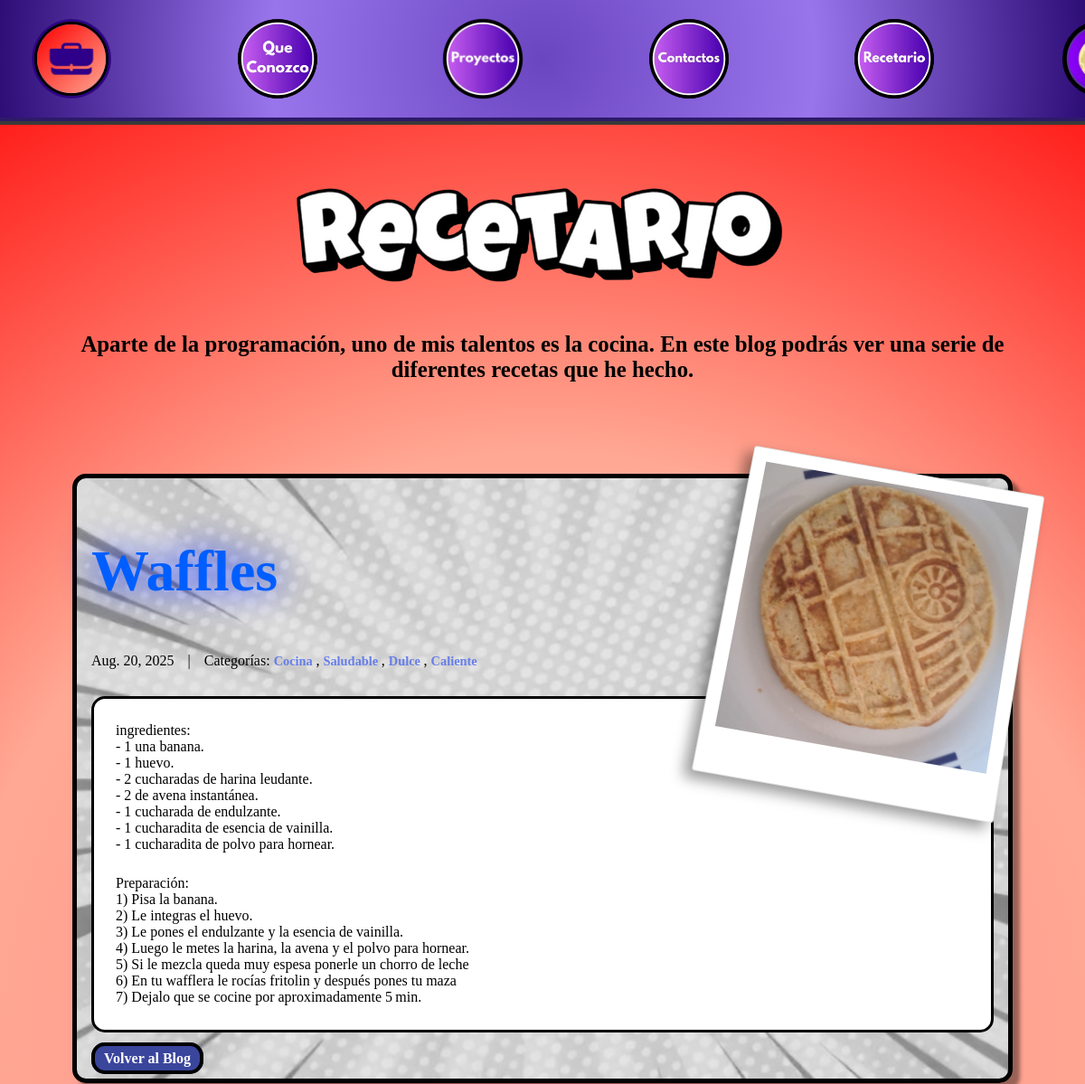
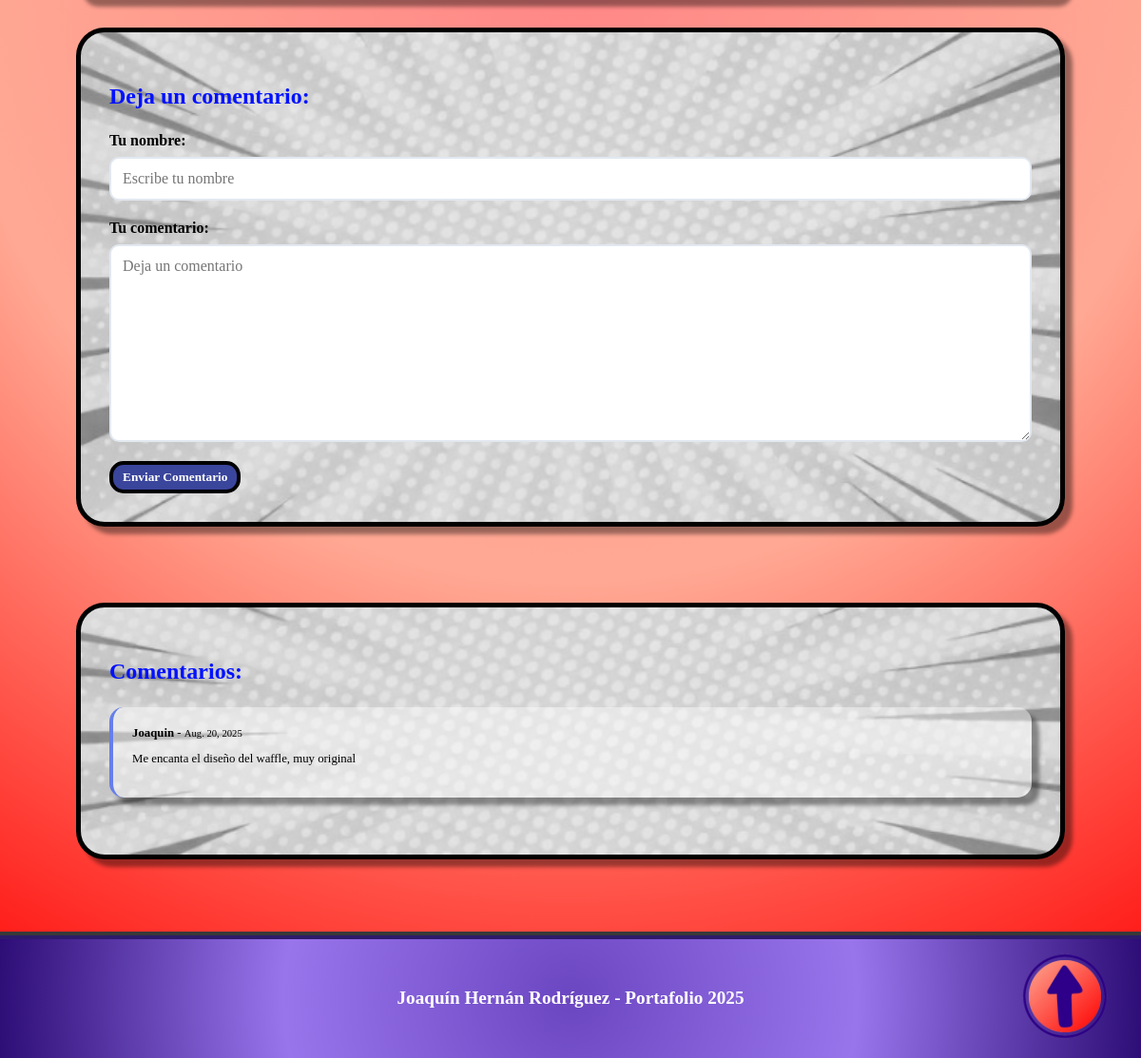
The page /blog/post/5/ on the database its author committed (2 pictures, top to bottom).
### blog/models.py (models this page shows, shortened)
class Post(models.Model):
    title = models.CharField(max_length=255)
    body = models.TextField()
    created_on = models.DateTimeField(auto_now_add=True)
    last_modified = models.DateTimeField(auto_now=True)
    categories = models.ManyToManyField("Category", related_name="posts")
    image = models.ImageField(upload_to='blog_images/', blank=True, null=True)

class Category(models.Model):
    name = models.CharField(max_length=30)
    class Meta:
        verbose_name_plural = "categories"

class Comment(models.Model):
    author = models.CharField(max_length=60)
    body = models.CharField(max_length=2000)
    created_on = models.DateTimeField(auto_now_add=True)
    post = models.ForeignKey("Post", on_delete=models.CASCADE)

### blog/views.py (the view, shortened to what this page needs)
# urls.py: path("post/<int:pk>/", views.blog_detail, name="blog_detail"),
def blog_detail(request, pk):
    post = Post.objects.get(pk=pk)
    form = CommentForm()
    comments = Comment.objects.filter(post=post)
    context = {
        "post": post,
        "comments": comments,
        "form": CommentForm(),
    }
    return render(request, "blog/detail.html", context)

### blog/forms.py
class CommentForm(forms.Form):
    author = forms.CharField(
        max_length=60,
        widget=forms.TextInput(
            attrs={"class": "form-control", "placeholder": "Escribe tu nombre"}
        ),
    )
    body = forms.CharField(
        max_length= 2000,
        widget=forms.Textarea(
            attrs={"class": "form-control", "placeholder": "Deja un comentario"}
        )
    )

### templates/blog/detail.html (shortened to what this page needs)
{% extends "blog.html" %}
{% load static %}
{% block page_content %}
  <div class="post-detail">
    <article class="post-full" style="background-image: url('{% static 'Portafolio/assets/Fondos/Fondo Blanco.png' %}'); background-size: cover; background-position: center;">
      {% if post.image %}
        <div class="foto-instantanea">
          <div class="foto-frame">
            <img src="{{ post.image.url }}" alt="{{ post.title }}" class="foto-imagen">
          </div>
        </div>
      {% endif %}
      <div class="post-header">
        <h1 class="post-title-detail">{{ post.title }}</h1>
        <div class="post-meta-detail">
          <span class="post-date">{{ post.created_on.date }}</span>
          <span class="separator">|</span>
          <span class="post-categories">Categorías:
            {% for category in post.categories.all %}
              <a href="{% url 'blog:blog_category' category.name %}" class="categoria">
                {{ category.name }}
              </a>{% if not forloop.last %}, {% endif %}
            {% endfor %}
          </span>
        </div>
      </div>
      <div class="post-content-detail">
        <p>{{ post.body | linebreaks }}</p>
      </div>
      <div class="navigation-links">
        <a href="{% url 'blog:blog_index' %}" class="volver">Volver al Blog</a>
      </div>
    </article>
    <div class="comments-section" style="background-image: url('{% static 'Portafolio/assets/Fondos/Fondo Blanco.png' %}'); background-size: cover; background-position: center;">
      <h3 class="comments-title">Deja un comentario:</h3>
      <form method="post" class="comment-form">
        <div class="form-group">
          <label for="{{ form.author.id_for_label }}">Tu nombre:</label>
          {{ form.author }}
        </div>
        <div class="form-group">
          <label for="{{ form.body.id_for_label }}">Tu comentario:</label>
          {{ form.body }}
        </div>
        <button type="submit" class="enviar-comentario">Enviar Comentario</button>
      </form>
    </div>
    {% if comments %}
    <div class="comments-list" style="background-image: url('{% static 'Portafolio/assets/Fondos/Fondo Blanco.png' %}'); background-size: cover; background-position: center;">
      <h3 class="comments-title">Comentarios:</h3>
      {% for comment in comments %}
        <div class="comment">
          <div class="comment-meta">
            <strong>{{ comment.author }}</strong> - <small>{{ comment.created_on.date }}</small>
          </div>
          <div class="comment-body">
            <p>{{ comment.body | linebreaks }}</p>
          </div>
        </div>
      {% endfor %}
    </div>
    {% endif %}
  </div>
{% endblock page_content %}

### Portafolio/static/Portafolio/css/base.css (style rules this page uses)
html { scroll-behavior: smooth; }
body { margin: 0; padding: 0; height: 100%; transition: background-color 0.3s ease; font-family: 'Baloo 2', cursive; }
h1, h2, h3, .Barra ul li a { font-family: 'Bangers', cursive; }

### Portafolio/static/Portafolio/css/blog.css (style rules this page uses)
body { background: radial-gradient(circle,#ff8686, #ffa994, #ff0000); }
.categoria { font-size: 0.9rem; color: #667eea; text-decoration: none; font-weight: bold; transition: color 0.3s ease; }
.post-detail { padding-left: 5rem; padding-right: 5rem; display: grid; gap: 30px; margin: 30px auto; max-width: 1200px; }
.post-full { border-radius: 20px; padding: 20px; border: 5px solid #000000; box-shadow: 8px 8px 4px rgba(0, 0, 0, 0.4); border-radius: 15px; padding: 0.8rem 1rem; }
.post-title-detail { color: #005eff; text-align: start; text-shadow: 0 0 40px #0022ff; font-family: 'Bangers', cursive; font-size: 4rem; }
.post-meta-detail { color: rgb(0, 0, 0); font-size: 1em; margin-bottom: 30px; display: flex; align-items: center; gap: 15px; }
.post-content-detail { color: #000000; font-size: 1rem; gap: 0.5rem; background-color: white; border: 3px solid #000000; border-radius: 15px; padding: 0.1rem 1.5rem; }
.post-content-detail p { margin-bottom: 25px; }
.navigation-links { margin-top: 20px; }
.volver { font-weight: bold; background-color: #3a459c; border-radius: 15px; border: 4px solid #000; color: white; padding: 5px 10px; text-decoration: none; transition: all 0.3s ease; margin-bottom: 25px; }
.comments-section, .comments-list { padding: 30px; border: 5px solid #000000; box-shadow: 8px 8px 4px rgba(0, 0, 0, 0.4); border-radius: 30px; margin-bottom: 50px; }
.comments-title { color: #0011ff; font-size: 1.5rem; gap: 0.5rem; }
.comment-form { display: grid; gap: 20px; }
.form-group { display: grid; gap: 8px; }
.form-group label { color: #000000; font-weight: bold; }
.form-group input, .form-group textarea { font-family: 'Bangers', cursive; padding: 12px; border: 2px solid #e2e8f0; border-radius: 10px; font-size: 1em; transition: border-color 0.3s ease; }
.form-group textarea { min-height: 120px; resize: vertical; }
.enviar-comentario { font-family: 'Bangers', cursive; justify-self: start; font-weight: bold; background-color: #3a459c; border-radius: 15px; border: 4px solid #000; color: white; padding: 5px 10px; text-decoration: none; transition: all 0.3s ease; }
.comment { max-width: 1200px; padding: 20px; border-left: 4px solid #667eea; font-size: 0.8rem; color: #000000; margin-bottom: 30px; background-color: rgba(255, 255, 255, 0.402); box-shadow: 8px 8px 4px rgba(0, 0, 0, 0.4); border-radius: 15px; }
.comment-meta { font-size: 0.8rem; color: #000000; }
.comment-body { color: #000000; word-wrap: break-word; word-break: break-word; overflow-wrap: break-word; }
.post-full { position: relative; overflow: visible; }
.foto-instantanea { position: absolute; top: -15px; right: -15px; z-index: 10; }
.foto-frame { position: relative; background: rgb(255, 255, 255); padding: 15px 15px 50px 15px; border-radius: 3px; border: 1px solid #e0e0e0; rotate: 10deg; box-shadow: -8px 8px 15px rgba(0, 0, 0, 0.4); transform: perspective(800px) rotateX(5deg); }
.foto-imagen { width: 300px; height: 300px; object-fit: cover; display: block; }

### rows shown on the page
Post: image (picture), title "Waffles", created_on "Aug. 20, 2025", body "ingredientes: - 1 una banana. - 1 huevo. - 2 cucharadas de harina leudante. - 2 de avena instantánea. - 1 cucharada de endulzante. - 1 cucharadita de esencia de vainilla. - 1 cucharadita de polvo para hornear. Preparación: 1) Pisa la banana. 2) Le integras el huevo. 3) Le pones el endulzante y la esencia de vainilla. 4) Luego le metes la harina, la avena y el polvo para hornear. 5) Si le mezcla queda muy espesa ponerle un chorro de leche 6) En tu wafflera le rocías fritolin y después pones tu maza 7) Dejalo que se cocine por aproximadamente 5 min."
Category: name "Cocina"
Category: name "Saludable"
Category: name "Dulce"
Category: name "Caliente"
Comment: author "Joaquin", created_on "Aug. 20, 2025", body "Me encanta el diseño del waffle, muy original"
